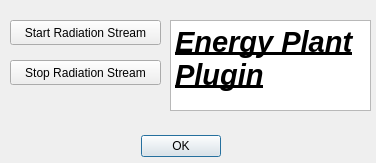
<?xml version="1.0" encoding="UTF-8"?>
<ui version="4.0">
 <class>energy_plant_radiation_classDialogBase</class>
 <widget class="QDialog" name="energy_plant_radiation_classDialogBase">
  <property name="geometry">
   <rect>
    <x>0</x>
    <y>0</y>
    <width>376</width>
    <height>163</height>
   </rect>
  </property>
  <property name="windowTitle">
   <string>energy_plant_radiation</string>
  </property>
  <widget class="QDialogButtonBox" name="button_box">
   <property name="geometry">
    <rect>
     <x>140</x>
     <y>130</y>
     <width>81</width>
     <height>32</height>
    </rect>
   </property>
   <property name="orientation">
    <enum>Qt::Horizontal</enum>
   </property>
   <property name="standardButtons">
    <set>QDialogButtonBox::Ok</set>
   </property>
  </widget>
  <widget class="QPushButton" name="start_radiation">
   <property name="geometry">
    <rect>
     <x>10</x>
     <y>20</y>
     <width>151</width>
     <height>25</height>
    </rect>
   </property>
   <property name="text">
    <string>Start Radiation Stream</string>
   </property>
  </widget>
  <widget class="QPushButton" name="stop_radiation">
   <property name="geometry">
    <rect>
     <x>10</x>
     <y>60</y>
     <width>151</width>
     <height>25</height>
    </rect>
   </property>
   <property name="text">
    <string>Stop Radiation Stream</string>
   </property>
  </widget>
  <widget class="QTextBrowser" name="textBrowser">
   <property name="geometry">
    <rect>
     <x>170</x>
     <y>20</y>
     <width>201</width>
     <height>91</height>
    </rect>
   </property>
   <property name="html">
    <string>&lt;!DOCTYPE HTML PUBLIC &quot;-//W3C//DTD HTML 4.0//EN&quot; &quot;http://www.w3.org/TR/REC-html40/strict.dtd&quot;&gt;
&lt;html&gt;&lt;head&gt;&lt;meta name=&quot;qrichtext&quot; content=&quot;1&quot; /&gt;&lt;style type=&quot;text/css&quot;&gt;
p, li { white-space: pre-wrap; }
&lt;/style&gt;&lt;/head&gt;&lt;body style=&quot; font-family:'Noto Sans'; font-size:9pt; font-weight:400; font-style:normal;&quot;&gt;
&lt;p style=&quot; margin-top:0px; margin-bottom:0px; margin-left:0px; margin-right:0px; -qt-block-indent:0; text-indent:0px;&quot;&gt;&lt;span style=&quot; font-size:22pt; font-weight:600; font-style:italic; text-decoration: underline;&quot;&gt;Energy Plant Plugin&lt;/span&gt;&lt;/p&gt;&lt;/body&gt;&lt;/html&gt;</string>
   </property>
  </widget>
 </widget>
 <resources/>
 <connections>
  <connection>
   <sender>button_box</sender>
   <signal>accepted()</signal>
   <receiver>energy_plant_radiation_classDialogBase</receiver>
   <slot>accept()</slot>
   <hints>
    <hint type="sourcelabel">
     <x>20</x>
     <y>20</y>
    </hint>
    <hint type="destinationlabel">
     <x>20</x>
     <y>20</y>
    </hint>
   </hints>
  </connection>
  <connection>
   <sender>button_box</sender>
   <signal>rejected()</signal>
   <receiver>energy_plant_radiation_classDialogBase</receiver>
   <slot>reject()</slot>
   <hints>
    <hint type="sourcelabel">
     <x>20</x>
     <y>20</y>
    </hint>
    <hint type="destinationlabel">
     <x>20</x>
     <y>20</y>
    </hint>
   </hints>
  </connection>
 </connections>
</ui>
